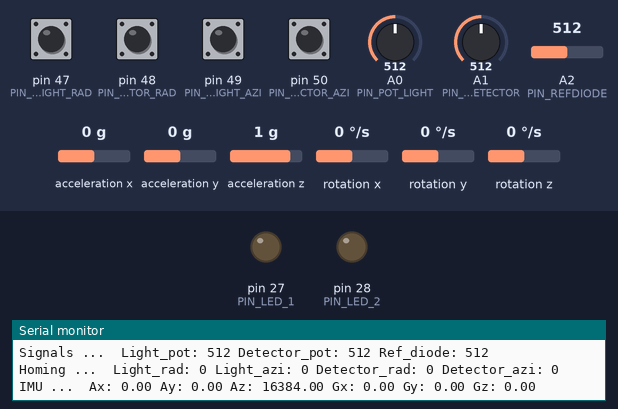
A sketch run on a simulated Arduino Mega 2560, built with avr-gcc and run on an emulated ATmega2560. Shown: output pins drawn as LEDs (lit = HIGH), the last lines printed to the serial monitor. The inputs (shaded band) are chosen by the test bench; at power-on: pin 47 (PIN_HOME_SWT_LIGHT_RAD), pin 48 (PIN_HOME_SWT_DETECTOR_RAD), pin 49 (PIN_HOME_SWT_LIGHT_AZI), pin 50 (PIN_HOME_SWT_DETECTOR_AZI) HIGH, A0 (PIN_POT_LIGHT) = 512, A1 (PIN_POT_DETECTOR) = 512, A2 (PIN_REFDIODE) = 512, acceleration x 0 g, acceleration y 0 g, acceleration z 1 g, rotation x 0 °/s, rotation y 0 °/s, rotation z 0 °/s.

Above: at 1.2 s.
1.3 s: pin 47 (PIN_HOME_SWT_LIGHT_RAD) pulled LOW for 0.15 s
At 1.45 s:
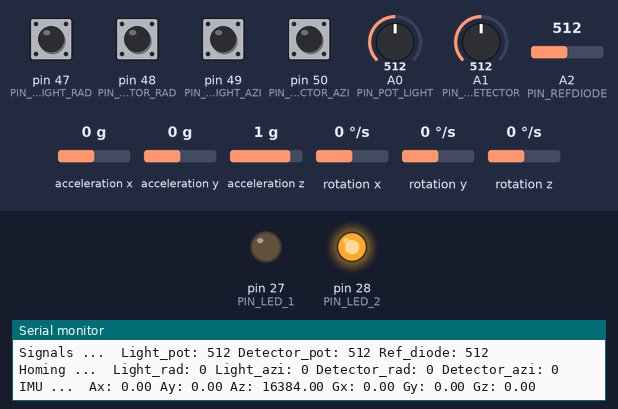
3.0 s: pin 48 (PIN_HOME_SWT_DETECTOR_RAD) pulled LOW for 0.15 s
At 3.15 s:
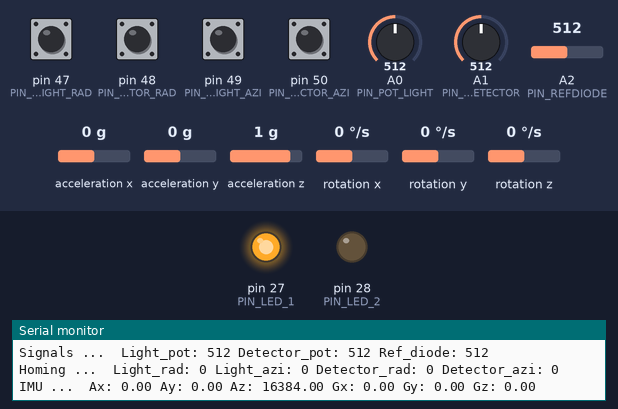
4.7 s: pin 47 (PIN_HOME_SWT_LIGHT_RAD) driven LOW and pin 48 (PIN_HOME_SWT_DETECTOR_RAD) driven LOW
At 5.8 s:
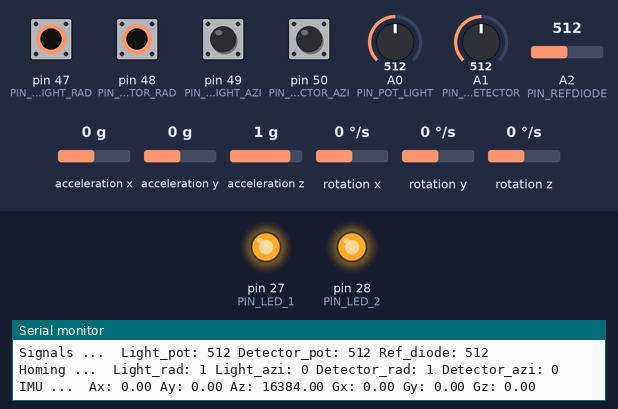
6.2 s: pin 47 (PIN_HOME_SWT_LIGHT_RAD) driven HIGH
At 7.0 s:
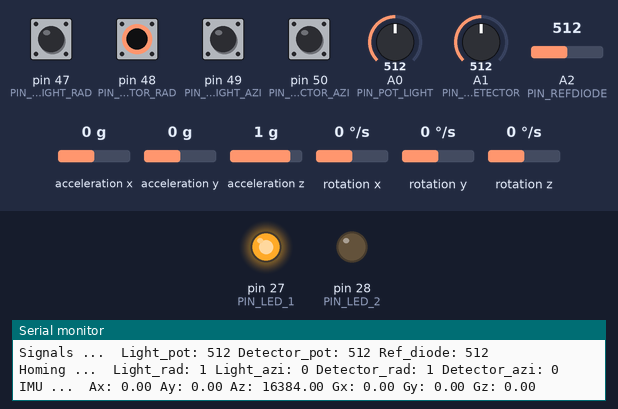
7.7 s: pin 47 (PIN_HOME_SWT_LIGHT_RAD) driven LOW
At 8.2 s:
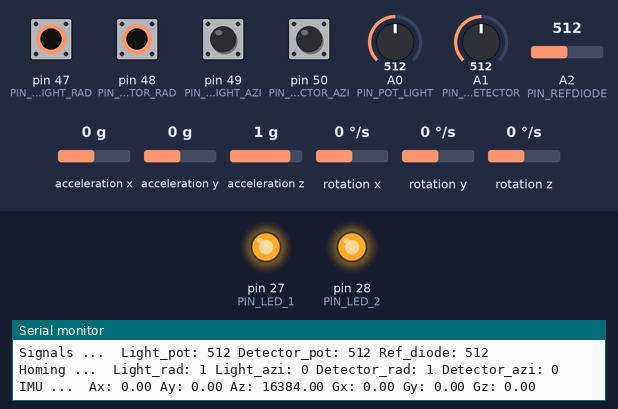
Timing chart, 0 to 10.2 s (numbered marks = the images above; inputs shaded):
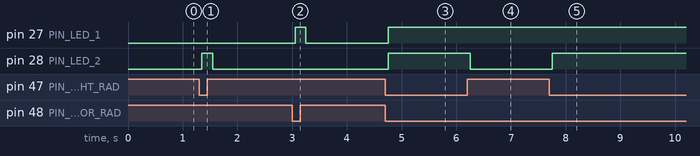

Measured:
- after the input at 1.3 s, pin 28 (PIN_LED_2): LOW → HIGH after 0.05 s, → LOW 0.20 s later
- after the input at 3.0 s, pin 27 (PIN_LED_1): LOW → HIGH after 0.05 s, → LOW 0.20 s later
- after the input at 4.7 s, pin 27 (PIN_LED_1), pin 28 (PIN_LED_2): LOW → HIGH after 0.05 s
- after the input at 6.2 s, pin 28 (PIN_LED_2): HIGH → LOW after 0.05 s
- after the input at 7.7 s, pin 28 (PIN_LED_2): LOW → HIGH after 0.06 s

The sketch:

threader.ino
```cpp
#include <Wire.h>
#include <MPU6050.h>

#include <Thread.h>
#include <ThreadController.h>

#define BAUD_RATE 250000 //115200

// -------------------------
// Sensor Data Structure
// -------------------------
struct SensorData {
  // Angular Position
  int pot_light;     // Potentiometer Light Source
  int pot_detector;     // Potentiometer Detector
  // Light Intensity
  int ref_diode;     // Reference Diode
  // Homing/EndStop
  bool home_light_rad;   // Homing/EndStop Switch #1 (Light Radial/Polar)
  bool home_detector_rad;   // Homing/EndStop Switch #2 (Detector Radial/Polar)
  bool home_light_azi;   // Homing/EndStop Switch #3 (Light Azimuthal)
  bool home_detector_azi;   // Homing/EndStop Switch #4 (Detector Azimuthal)
  // IMU data
  float accelX, accelY, accelZ;
  float gyroX, gyroY, gyroZ;
};

// Global instance
SensorData sensors;

// -------------------------
// Thread Controller
// -------------------------
ThreadController controller;

// Sensor Threads
Thread potAziThread;
Thread refdiodeThread;
Thread homeRadThread;
Thread homeAziThread;

// Serial Thread
Thread printThread;

// IMU Thread
Thread imuThread;

//
Thread ledThread;

// -------------------------
// Pin Definitions
// -------------------------

/* ADC Pins */
const int PIN_POT_LIGHT = A0;
const int PIN_POT_DETECTOR = A1;
const int PIN_REFDIODE = A2;

/* GPIO Pins (Pull-Up) */
const int PIN_HOME_SWT_LIGHT_RAD = 47;
const int PIN_HOME_SWT_LIGHT_AZI = 49;
const int PIN_HOME_SWT_DETECTOR_RAD = 48;
const int PIN_HOME_SWT_DETECTOR_AZI = 50;

const int PIN_LED_1 = 27;
const int PIN_LED_2 = 28;


MPU6050 imu;
void readIMU() {
  sensors.accelX = imu.getAccelerationX();
  sensors.accelY = imu.getAccelerationY();
  sensors.accelZ = imu.getAccelerationZ();
  sensors.gyroX  = imu.getRotationX();
  sensors.gyroY  = imu.getRotationY();
  sensors.gyroZ  = imu.getRotationZ();
}


// -------------------------
// Thread 'Periods'
// -------------------------

const int PER_POT_AZI = 100;
const int PER_REFDIODE = 100;
const int PER_HOME_POLAR = 100;
const int PER_HOME_AZIMUTHAL = 100;
const int PER_LED = 50;
const int PER_LED2 = 50;
const int PER_PRINTER = 1000;
const int PER_IMU = 100;

// -------------------------
// Thread Functions
// -------------------------
void readPotentiometers() {
  sensors.pot_light = analogRead(PIN_POT_LIGHT);
  sensors.pot_detector = analogRead(PIN_POT_DETECTOR);
}

void readRefDiode() {
  sensors.ref_diode = analogRead(PIN_REFDIODE);
}

void readPolarHomingSwitches() {
  sensors.home_light_rad = !digitalRead(PIN_HOME_SWT_LIGHT_RAD); // Active low
  sensors.home_detector_rad = !digitalRead(PIN_HOME_SWT_DETECTOR_RAD);
}

void readAzimuthalHomingSwitches() {
  sensors.home_light_azi = !digitalRead(PIN_HOME_SWT_LIGHT_AZI);
  sensors.home_detector_azi = !digitalRead(PIN_HOME_SWT_DETECTOR_AZI);
}

void ledControl() {
  digitalWrite(PIN_LED_1, sensors.home_detector_rad ? HIGH : LOW);
  digitalWrite(PIN_LED_2, sensors.home_light_rad ? HIGH : LOW);
}

void printSensors() {

  Serial.print("Signals ... ");
  Serial.print(" Light_pot: "); Serial.print(sensors.pot_light);
  Serial.print(" Detector_pot: "); Serial.print(sensors.pot_detector);
  Serial.print(" Ref_diode: "); Serial.print(sensors.ref_diode);
  Serial.print("\n");

  Serial.print("Homing ... ");
  Serial.print(" Light_rad: "); Serial.print(sensors.home_light_rad);
  Serial.print(" Light_azi: "); Serial.print(sensors.home_light_azi);
  Serial.print(" Detector_rad: "); Serial.print(sensors.home_detector_rad);
  Serial.print(" Detector_azi: "); Serial.print(sensors.home_detector_azi);
  Serial.print("\n");

  Serial.print("IMU ... ");
  Serial.print(" Ax: "); Serial.print(sensors.accelX);
  Serial.print(" Ay: "); Serial.print(sensors.accelY);
  Serial.print(" Az: "); Serial.print(sensors.accelZ);
  Serial.print(" Gx: "); Serial.print(sensors.gyroX);
  Serial.print(" Gy: "); Serial.print(sensors.gyroY);
  Serial.print(" Gz: "); Serial.println(sensors.gyroZ);

}

// -------------------------
// Setup
// -------------------------
void setup() {
  Serial.begin(BAUD_RATE);


  Wire.begin();
  imu.initialize();

  if (!imu.testConnection()) {
    Serial.println("MPU6050 connection failed!");
  } else {
    Serial.println("MPU6050 connected successfully.");
  }


  // ADC pins are automatically inputs
  pinMode(PIN_HOME_SWT_LIGHT_RAD, INPUT_PULLUP);
  pinMode(PIN_HOME_SWT_LIGHT_AZI, INPUT_PULLUP);
  pinMode(PIN_HOME_SWT_DETECTOR_RAD, INPUT_PULLUP);
  pinMode(PIN_HOME_SWT_DETECTOR_AZI, INPUT_PULLUP);

  pinMode(PIN_LED_1, OUTPUT);
  pinMode(PIN_LED_2, OUTPUT);

  // -------------------------
  // Configure Threads
  // -------------------------
  potAziThread.onRun(readPotentiometers);
  potAziThread.setInterval(PER_POT_AZI);

  refdiodeThread.onRun(readRefDiode);
  refdiodeThread.setInterval(PER_REFDIODE);

  homeRadThread.onRun(readPolarHomingSwitches);
  homeRadThread.setInterval(PER_HOME_POLAR);

  homeAziThread.onRun(readAzimuthalHomingSwitches);
  homeAziThread.setInterval(PER_HOME_AZIMUTHAL);

  ledThread.onRun(ledControl);
  ledThread.setInterval(PER_LED);

  printThread.onRun(printSensors);
  printThread.setInterval(PER_PRINTER);

  imuThread.onRun(readIMU);
  imuThread.setInterval(PER_IMU);

  // Add threads to controller
  controller.add(&potAziThread);
  controller.add(&refdiodeThread);
  controller.add(&homeRadThread);
  controller.add(&homeAziThread);
  controller.add(&ledThread);
  controller.add(&printThread);
  controller.add(&imuThread);

}

// -------------------------
// Main Loop
// -------------------------
void loop() {
  controller.run();
}
```

scheduler.ino
```cpp

```
